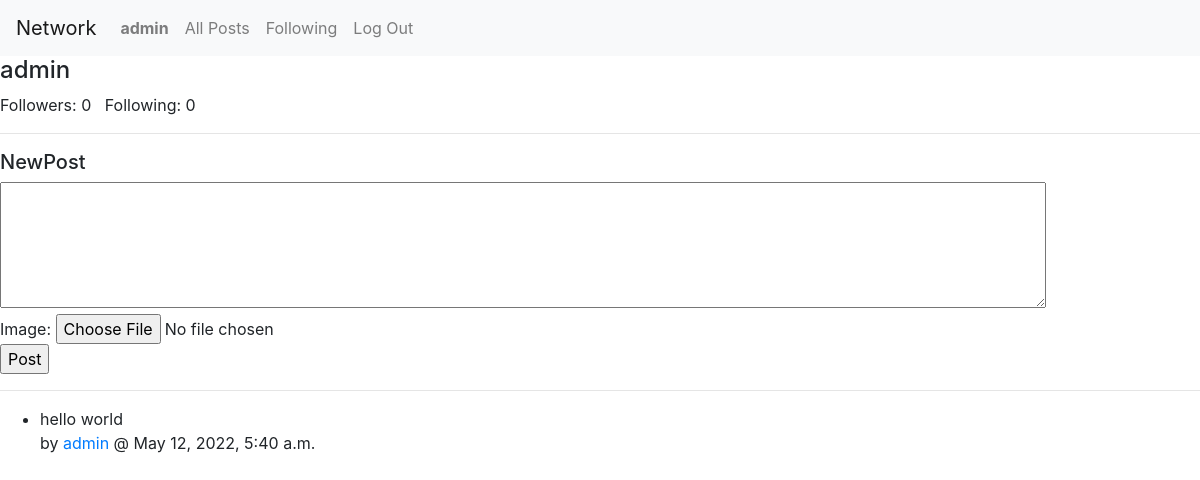
/profile/2 (signed in), run on an earlier commit of the app's database.
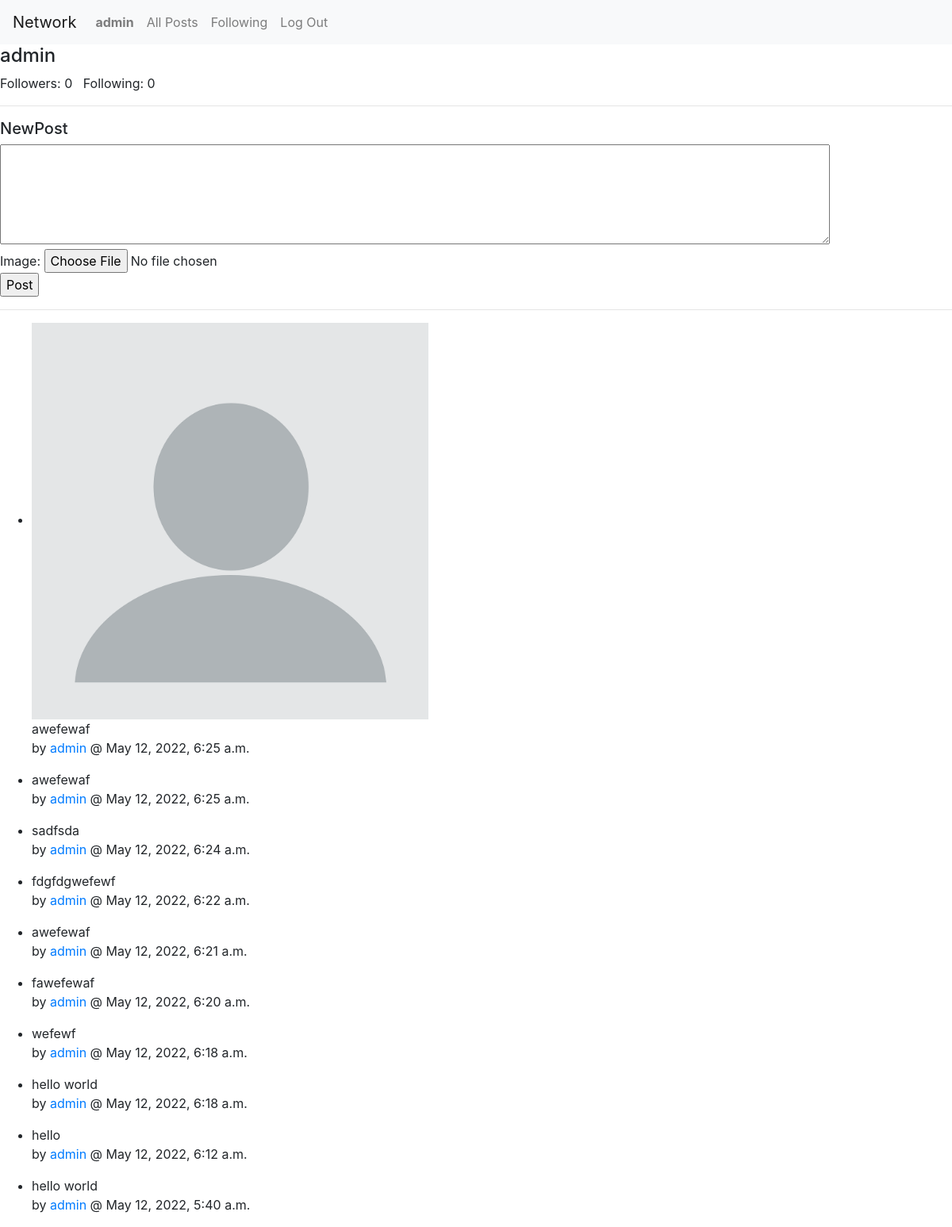
And on a later commit of the database.
### network/models.py (models this page shows, shortened)
class Post(models.Model):
    entry = models.TextField(max_length=512)
    created_date = models.DateTimeField(default=timezone.now)
    creator = models.ForeignKey(User, on_delete=models.PROTECT, related_name="all_creators")
    image = models.ImageField(null=True, blank=True, upload_to="image/")

class User(AbstractUser):
    def __str__(self):
        return f"{self.username}"

### network/views.py (the view)
# urls.py: path("profile/<int:user_id>", views.profile, name='profile'),
def profile(request, user_id):
    users_posts = Post.objects.filter(creator=user_id).order_by("-created_date")
    self_login = False
    if user_id == request.user.id:
        self_login = True
    followers = Follow.objects.filter(following=user_id).count()
    user_follow = False
    if Follow.objects.filter(user=request.user):
        user_follow = True
    following = Follow.objects.filter(user=user_id).count()
    return render(request, "network/profile.html", {
        "user_profile": User.objects.get(id=user_id),
        "posts": users_posts,
        "self_login": self_login,
        "followers": followers,
        "user_follow": user_follow,
        "following": following,
    })

### network/templates/network/profile.html (shortened to what this page needs)
{% extends "network/layout.html" %}
{% block body %}
<h4>{{ user_profile.username }}</h4>
<div>Followers: {{followers}} &nbsp; Following: {{following}}</div>
<hr>
{% if self_login %}
<div id="new-post">
    <form method="POST" action="{% url 'new_post' %}" enctype="multipart/form-data">
        <h5>NewPost</h5>
        <textarea id="story" name="entry" rows="5" cols="100"></textarea>
        <br>
        Image: <input type="file" accept="image/*" class="image" name="image">
        <br>
        <input type="submit" value="Post">
    </form>
</div>
<hr>
{% endif %}
<ul>
{% for p in posts %}
<li>
    {% if p.image %}
    <img src="{{ p.image.url }}" width="500">
    {% endif %}
    <P>{{p.entry}} <br> by <a href="{% url 'profile' p.creator.id %}">{{p.creator}}</a> @ {{p.created_date}}</P>
    </li>
{% endfor %}
</ul>
{% endblock %}

What changed in the data, as far as the page shows it:
added Post: image (placeholder picture), entry "awefewaf", creator "admin", created_date "May 12, 2022, 6:25 a.m."
added Post: entry "awefewaf", creator "admin", created_date "May 12, 2022, 6:25 a.m."
added Post: entry "sadfsda", creator "admin", created_date "May 12, 2022, 6:24 a.m."
added Post: entry "fdgfdgwefewf", creator "admin", created_date "May 12, 2022, 6:22 a.m."
added Post: entry "awefewaf", creator "admin", created_date "May 12, 2022, 6:21 a.m."
added Post: entry "fawefewaf", creator "admin", created_date "May 12, 2022, 6:20 a.m."
added Post: entry "wefewf", creator "admin", created_date "May 12, 2022, 6:18 a.m."
added Post: entry "hello world", creator "admin", created_date "May 12, 2022, 6:18 a.m."
added Post: entry "hello", creator "admin", created_date "May 12, 2022, 6:12 a.m."
